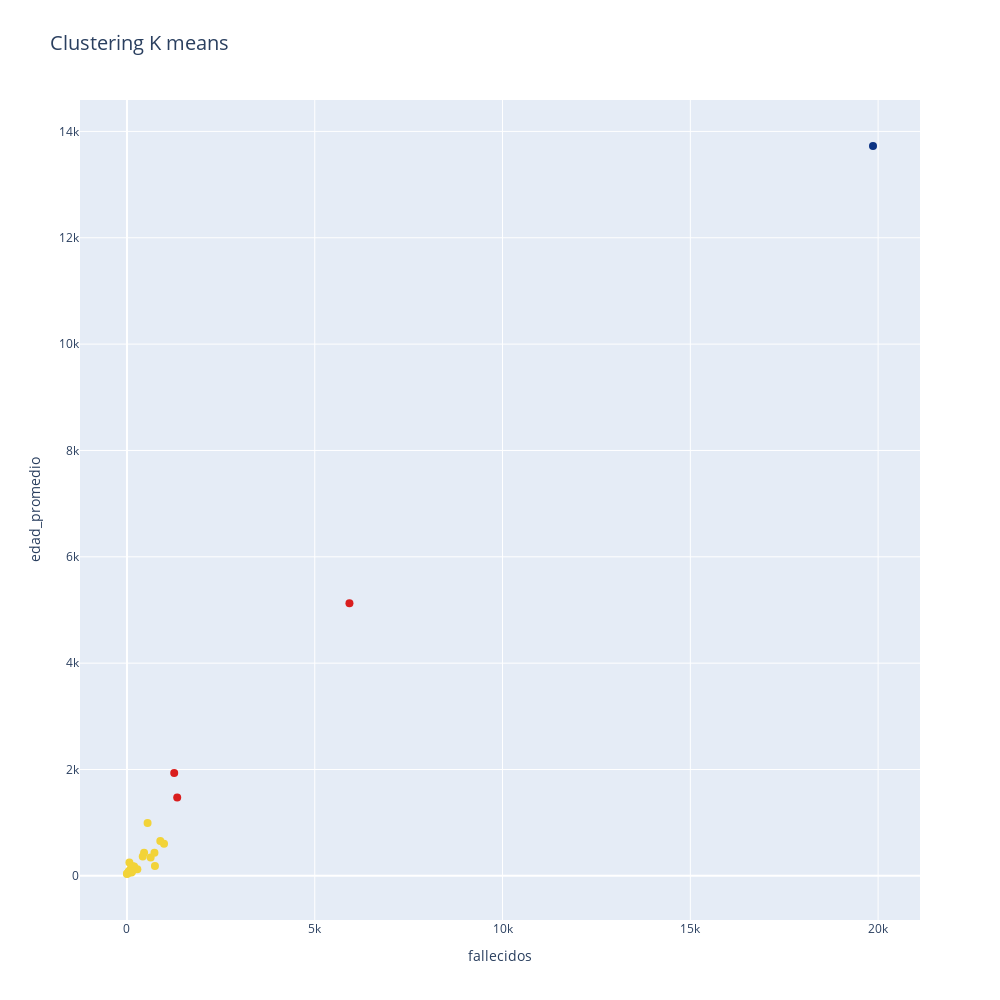

The cell this chart's notebook holds for it:
### Code cell
data=[]


kmean_clusters = go.Scatter(x=dataset_km["fallecidos"], y=dataset_km["cuidado_intensivo"],
                                mode='markers',
                                text=dataset_final.loc[:,'residencia_provincia_nombre'],
                                marker=dict(
                                size=8,
                                color = clusters.astype(np.float), #set color equal to a variable
                                colorscale='Portland',
                                showscale=False)
                           )

data=[kmean_clusters]

layout = go.Layout(title="Clustering K means ",titlefont=dict(size=20),
                xaxis=dict(title="fallecidos"),
                yaxis=dict(title="edad_promedio"),
                autosize=False, width=1000,height=1000)

fig = go.Figure(data=data, layout=layout)

iplot(fig)

### Figure 1 — Plotly figure (JSON) as saved in the notebook; plotly's stock layout.template omitted (floating-point values rounded to 4 significant figures)
{"data": [{"marker": {"color": [0, 2, 1, 1, 1, 1, 2, 1, 1, 1, 1, 1, 1, 1, 1, 1, 1, 1, 1, 1, 2, 1, 1, 1], "colorscale": [[0, "rgb(12,51,131)"], [0.25, "rgb(10,136,186)"], [0.5, "rgb(242,211,56)"], [0.75, "rgb(242,143,56)"], [1, "rgb(217,30,30)"]], "showscale": false, "size": 8}, "mode": "markers", "text": ["Buenos Aires", "CABA", "Catamarca", "Chaco", "Chubut", "Corrientes", "Córdoba", "Entre Ríos", "Formosa", "Jujuy", "La Pampa", "La Rioja", "Mendoza", "Misiones", "Neuquén", "Río Negro", "Salta", "San Juan", "San Luis", "Santa Cruz", "Santa Fe", "Santiago del Estero", "Tierra del Fuego", "Tucumán"], "type": "scatter", "x": [19864, 5924, 1, 549, 192, 47, 1258, 456, 3, 745, 54, 276, 987, 92, 420, 631, 888, 65, 53, 154, 1338, 121, 137, 732], "y": [13726, 5127, 35, 994, 174, 84, 1933, 433, 44, 187, 86, 122, 606, 126, 364, 347, 655, 253, 59, 179, 1473, 65, 82, 435]}], "layout": {"autosize": false, "height": 1000, "title": {"font": {"size": 20}, "text": "Clustering K means "}, "width": 1000, "xaxis": {"title": {"text": "fallecidos"}}, "yaxis": {"title": {"text": "edad_promedio"}}}}
